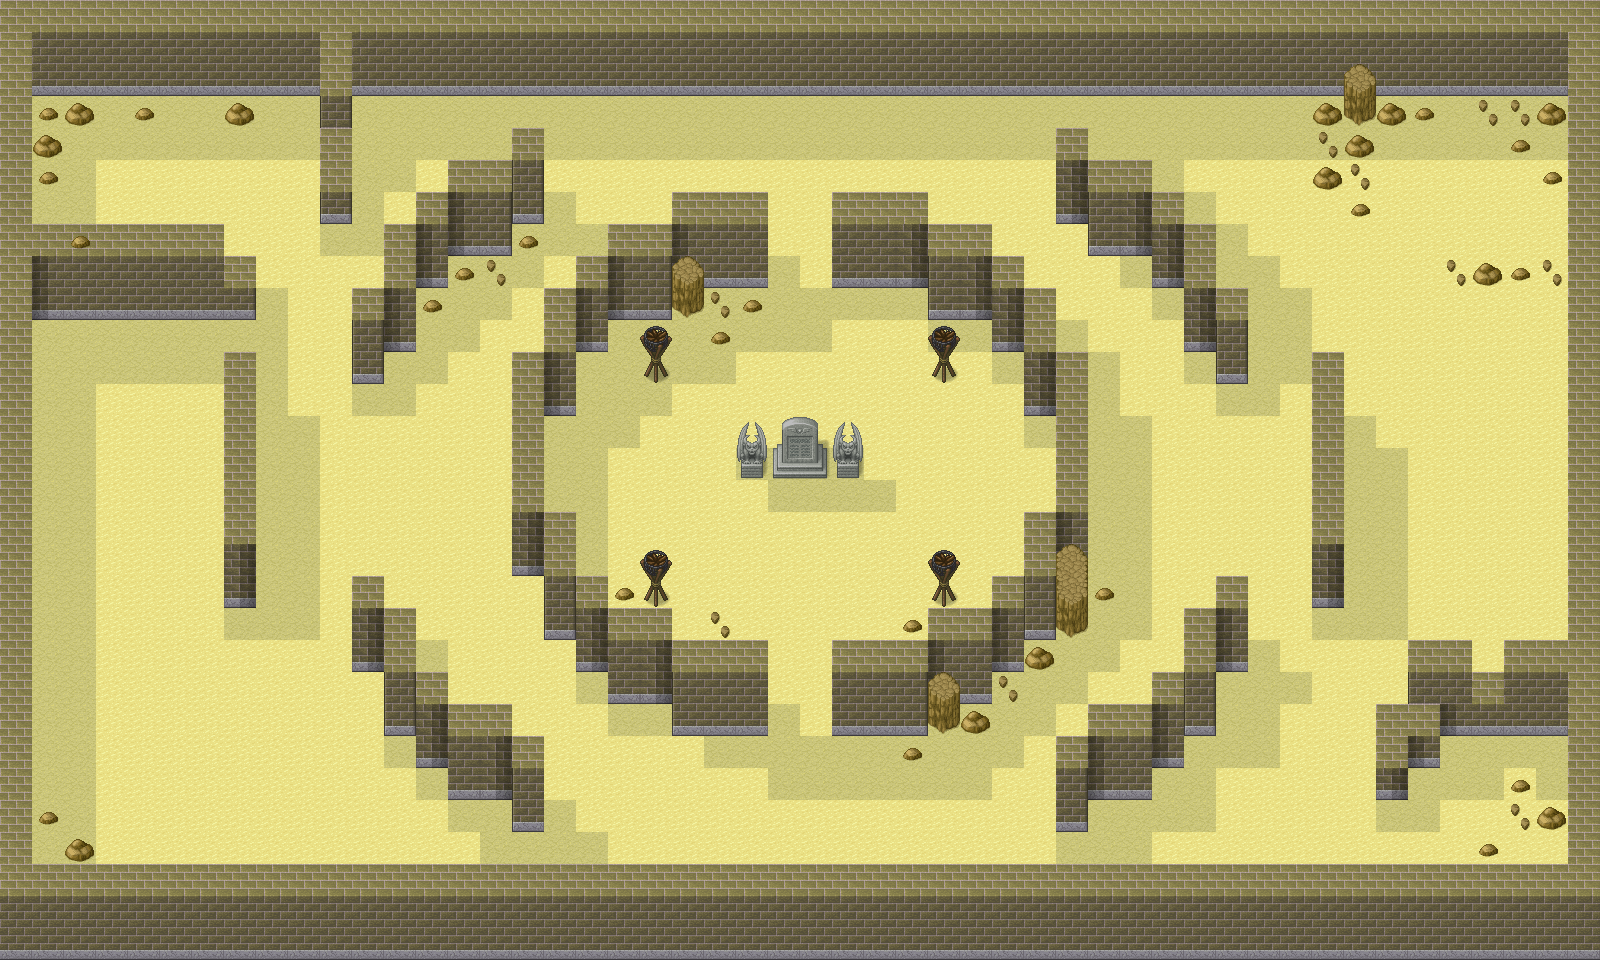

Tiled map render using the project's own tile images. Description and the map definition, with tile-layer contents summarised, below:
An orthogonal 50x30 tile map with 32x32 px tiles, 3 tile layers (ground, walls, extras) and 10 objects (2x 5, 2x 4, 2x 3, 2x 2, 2x 1).

<map version="1.10" tiledversion="1.10.2" orientation="orthogonal" renderorder="right-down" width="50" height="30" tilewidth="32" tileheight="32" infinite="0" nextlayerid="7" nextobjectid="29">
 <editorsettings>
  <export target="arena.tmj" format="json" />
 </editorsettings>
 <tileset firstgid="1" name="pipoya32x32" tilewidth="32" tileheight="32" tilecount="1064" columns="8">
  <image source="pipoya32x32.png" width="256" height="4256" />
 </tileset>
 <layer id="1" name="ground" width="50" height="30">
  <data>[1500 cells, 1497 non-empty, 2 distinct tile ids]</data>
 </layer>
 <layer id="2" name="walls" width="50" height="30">
  <data>[1500 cells, 600 non-empty, 19 distinct tile ids]</data>
 </layer>
 <layer id="3" name="extras" width="50" height="30">
  <data>[1500 cells, 54 non-empty, 7 distinct tile ids]</data>
 </layer>
 <objectgroup id="4" name="objectLayer">
  <object id="1" name="5" x="499" y="667">
   <point />
  </object>
  <object id="26" name="4" x="1473.5" y="148">
   <point />
  </object>
  <object id="3" name="3" x="1466" y="811.333">
   <point />
  </object>
  <object id="4" name="2" x="142" y="207.333">
   <point />
  </object>
  <object id="9" name="1" x="83" y="819.333">
   <point />
  </object>
 </objectgroup>
 <objectgroup id="5" name="enemyLayer">
  <object id="20" name="5" x="439.997" y="393">
   <point />
  </object>
  <object id="21" name="4" x="1111" y="841.333">
   <point />
  </object>
  <object id="22" name="3" x="289.333" y="145.667">
   <point />
  </object>
  <object id="23" name="2" x="1388" y="206.667">
   <point />
  </object>
  <object id="18" name="1" x="989" y="798">
   <point />
  </object>
 </objectgroup>
</map>
